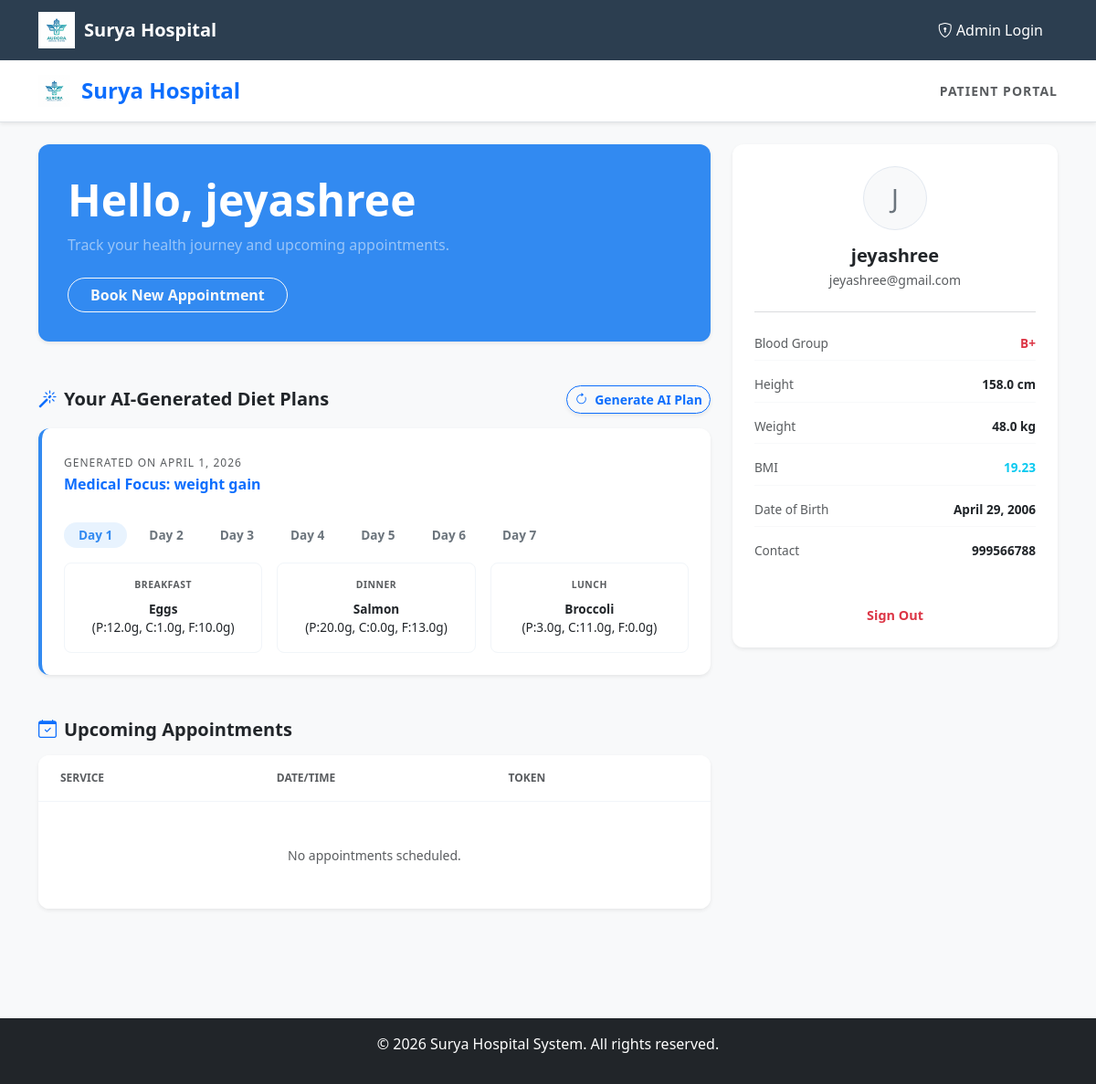
The app's page /patient-dashboard/ (signed in) with its own data.
### home/models.py (models this page shows, shortened)
class Patient(models.Model):
    GENDER_CHOICES = [
        ('M', 'Male'),
        ('F', 'Female'),
        ('O', 'Other'),
    ]
    username = models.CharField(max_length=100, unique=True)
    full_name = models.CharField(max_length=200, null=True, blank=True)
    email = models.EmailField(unique=True)
    password = models.CharField(max_length=100)
    blood_group = models.CharField(max_length=10, null=True, blank=True)
    date_of_birth = models.DateField(null=True, blank=True)
    gender = models.CharField(max_length=1, choices=GENDER_CHOICES, null=True, blank=True)
    contact = models.CharField(max_length=20, null=True, blank=True)
    height = models.FloatField(null=True, blank=True, help_text="Height in cm")
    weight = models.FloatField(null=True, blank=True, help_text="Weight in kg")
    bmi = models.FloatField(null=True, blank=True, help_text="Body Mass Index")
    address = models.TextField(null=True, blank=True)
    emergency_contact = models.CharField(max_length=20, null=True, blank=True)
    created_at = models.DateTimeField(auto_now_add=True)

### diet/models.py (models this page shows, shortened)
class DietPlan(models.Model):
    STATUS_CHOICES = [
        ('draft', 'AI Generated'),
        ('reviewed', 'Reviewed by Admin'),
        ('approved', 'Approved'),
    ]
    patient = models.OneToOneField('home.Patient', on_delete=models.CASCADE, related_name='diet_plan')
    health_profile = models.ForeignKey(PatientHealthProfile, on_delete=models.SET_NULL, null=True)
    status = models.CharField(max_length=10, choices=STATUS_CHOICES, default='draft')
    daily_calories = models.IntegerField(null=True, blank=True)
    doctor_notes = models.TextField(blank=True, null=True)
    created_at = models.DateTimeField(auto_now_add=True)
    updated_at = models.DateTimeField(auto_now=True)

class DailyMealPlan(models.Model):
    diet_plan = models.ForeignKey(DietPlan, on_delete=models.CASCADE, related_name='meals')
    day_number = models.IntegerField() # 1-7
    meal_type = models.CharField(max_length=20) # Breakfast, Lunch, Dinner
    food_name = models.CharField(max_length=200)
    calories = models.FloatField()
    protein = models.FloatField()
    carbs = models.FloatField()
    fat = models.FloatField()

### home/views.py (the view)
# urls.py: path('patient-dashboard/', views.patient_dashboard, name='patient_dashboard'),
def patient_dashboard(request):
    patient_id = request.session.get('patient_id')
    if not patient_id:
        return redirect('patient_login')
    try:
        patient = Patient.objects.get(id=patient_id)
        appointments = Appointment.objects.filter(patient_email=patient.email).order_by('-appointment_date')
        try:
            diet_plan = DietPlan.objects.get(patient=patient)
            diet_recommendations = DailyMealPlan.objects.filter(diet_plan=diet_plan).order_by('day_number', 'meal_type')
        except DietPlan.DoesNotExist:
            diet_plan = None
            diet_recommendations = None
        first_name = patient.full_name.split(' ')[0] if patient.full_name else patient.username
        has_profile = hasattr(patient, 'health_profile')
        context = {
            'patient': patient,
            'first_name': first_name,
            'appointments': appointments,
            'diet_plan': diet_plan,
            'diet_recommendations': diet_recommendations,
            'has_profile': has_profile
        }
        return render(request, 'home/patient_dashboard.html', context)
    except Patient.DoesNotExist:
        return redirect('patient_login')

### home/templates/home/patient_dashboard.html (shortened to what this page needs)
{% extends 'home/base.html' %}
{% load static %}
{% block content %}
<div class="dashboard-wrapper bg-light min-vh-100" style="margin-top: -1.5rem;">
    <div class="bg-white border-bottom py-3 mb-4 shadow-sm">
        <div class="container d-flex justify-content-between align-items-center">
            <h4 class="mb-0 fw-bold text-primary d-flex align-items-center">
                <img src="{% static 'home/images/logo.png' %}" alt="Logo" style="height: 35px; margin-right: 12px;">
                Surya Hospital
            </h4>
            <div class="text-muted small fw-bold text-uppercase letter-spacing-1">PATIENT PORTAL</div>
        </div>
    </div>
    <div class="container pb-5">
        <div class="row g-4">
            <div class="col-lg-8">
                <div class="card border-0 shadow-sm overflow-hidden mb-5 bg-gradient-blue text-white p-4" style="border-radius: 12px;">
                    <div class="card-body p-2 z-index-1">
                        <h1 class="display-5 fw-bold mb-2">Hello, {{ first_name }}</h1>
                        <p class="mb-4 text-white-50">Track your health journey and upcoming appointments.</p>
                        <a href="{% url 'appointments' %}"
                            class="btn btn-outline-light rounded-pill px-4 fw-bold">Book New Appointment</a>
                    </div>
                </div>
                <div class="mb-5">
                    <div class="d-flex justify-content-between align-items-center mb-3">
                        <h5 class="fw-bold mb-0 d-flex align-items-center">
                            <i class="bi bi-magic text-primary me-2"></i> Your AI-Generated Diet Plans
                        </h5>
                        <a href="{% url 'regenerate_diet_plan' %}" class="btn btn-sm btn-outline-primary fw-bold shadow-sm" style="border-radius: 20px;">
                            <i class="bi bi-arrow-clockwise me-1"></i> Generate AI Plan
                        </a>
                    </div>
                    {% if diet_plan %}
                    <div class="card border-0 shadow-sm p-4 bg-white border-left-blue" style="border-radius: 12px;">
                        <div class="mb-4">
                            <span class="text-muted text-uppercase" style="font-size: 0.75rem; letter-spacing: 1px;">Generated on {{ diet_plan.created_at|date:"F j, Y" }}</span>
                            <h6 class="text-primary fw-bold mt-1">
                                Medical Focus: {% if diet_plan.health_profile.goal == 'loss' %}weight loss{% elif diet_plan.health_profile.goal == 'gain' %}weight gain{% else %}balanced{% endif %}
                            </h6>
                        </div>
                        {% regroup diet_recommendations by day_number as days_list %}
                        {% if days_list|length > 1 %}
                        <ul class="nav nav-pills mb-3" id="dietTabs" role="tablist">
                            {% for day in days_list %}
                            <li class="nav-item" role="presentation">
                                <button class="nav-link {% if forloop.first %}active{% endif %} rounded-pill px-3 py-1 me-2" id="day{{ day.grouper }}-tab" data-bs-toggle="pill" data-bs-target="#day{{ day.grouper }}" type="button" role="tab" style="font-size: 0.85rem; font-weight: 600;">Day {{ day.grouper }}</button>
                            </li>
                            {% endfor %}
                        </ul>
                        {% endif %}
                        <div class="tab-content" id="dietTabsContent">
                            {% for day in days_list %}
                            <div class="tab-pane fade {% if forloop.first %}show active{% endif %}" id="day{{ day.grouper }}" role="tabpanel">
                                <div class="row g-3">
                                    {% for rec in day.list %}
                                    {% if rec.meal_type|lower in 'breakfast,lunch,dinner,snack' %}
                                    <div class="col-md-4">
                                        <div class="card border shadow-none h-100" style="border-radius: 8px; border-color: #f1f5f9 !important;">
                                            <div class="card-body text-center p-3 d-flex flex-column justify-content-center">
                                                <div class="text-muted text-uppercase mb-2" style="font-size: 0.65rem; font-weight: 700; letter-spacing: 0.5px;">{{ rec.meal_type }}</div>
                                                <div class="text-dark fw-bold" style="font-size: 0.85rem;">
                                                    {{ rec.food_name }} <br><span class="fw-normal">(P:{{ rec.protein|floatformat:1 }}g, C:{{ rec.carbs|floatformat:1 }}g, F:{{ rec.fat|floatformat:1 }}g)</span>
                                                </div>
                                            </div>
                                        </div>
                                    </div>
                                    {% endif %}
                                    {% endfor %}
                                </div>
                            </div>
                            {% empty %}
                            <div class="col-12 text-center py-4 bg-light rounded">
                                <p class="text-muted font-italic small mb-0">No meals generated yet.</p>
                            </div>
                            {% endfor %}
                        </div>
                    </div>
                    {% endif %}
                </div>
                <div>
                    <h5 class="fw-bold mb-3 d-flex align-items-center">
                        <i class="bi bi-calendar-check text-primary me-2"></i> Upcoming Appointments
                    </h5>
                    <div class="card border-0 shadow-sm overflow-hidden bg-white" style="border-radius: 12px;">
                        <table class="table table-borderless mb-0">
                            <thead>
                                <tr style="border-bottom: 1px solid #f1f5f9;">
                                    <th class="ps-4 py-3 text-muted text-uppercase" style="font-size: 0.75rem; font-weight: 700;">Service</th>
                                    <th class="py-3 text-muted text-uppercase" style="font-size: 0.75rem; font-weight: 700;">Date/Time</th>
                                    <th class="pe-4 py-3 text-muted text-uppercase" style="font-size: 0.75rem; font-weight: 700;">Token</th>
                                </tr>
                            </thead>
                            <tbody>
                                {% for appt in appointments %}
                                <tr>
                                    <td class="ps-4 py-3 fw-bold text-dark" style="font-size: 0.9rem;">Consultation</td>
                                    <td class="py-3" style="font-size: 0.9rem;">{{ appt.appointment_date|date:"F j" }} at {{ appt.appointment_time }}</td>
                                    <td class="pe-4 py-3 text-muted font-monospace" style="font-size: 0.9rem;">{{ appt.token_number }}</td>
                                </tr>
                                {% empty %}
                                <tr>
                                    <td colspan="3" class="text-center py-5 text-muted small">No appointments scheduled.</td>
                                </tr>
                                {% endfor %}
                            </tbody>
                        </table>
                    </div>
                </div>
            </div>
            <div class="col-lg-4">
                <div class="card border-0 shadow-sm p-4 bg-white sticky-top" style="border-radius: 12px; top: 20px; z-index: 10;">
                    <div class="text-center mb-4">
                        <div class="bg-light rounded-circle d-flex align-items-center justify-content-center mx-auto mb-3 text-secondary"
                            style="width: 70px; height: 70px; font-size: 1.8rem; border: 1px solid #e2e8f0;">
                            {{ patient.full_name|default:patient.username|slice:":1"|upper }}
                        </div>
                        <h5 class="fw-bold mb-1 text-dark">{{ patient.full_name|default:patient.username }}</h5>
                        <p class="text-muted small mb-0">{{ patient.email }}</p>
                    </div>
                    <hr class="mb-4 mt-0 border-secondary opacity-25">
                    <div class="profile-details">
                        <div class="d-flex justify-content-between mb-3 border-bottom pb-2" style="border-color: #f8f9fa !important;">
                            <span class="text-muted" style="font-size: 0.85rem;">Blood Group</span>
                            <span class="fw-bold text-danger" style="font-size: 0.85rem;">{{ patient.blood_group|default:"N/A" }}</span>
                        </div>
                        <div class="d-flex justify-content-between mb-3 border-bottom pb-2" style="border-color: #f8f9fa !important;">
                            <span class="text-muted" style="font-size: 0.85rem;">Height</span>
                            <span class="fw-bold text-dark" style="font-size: 0.85rem;">{% if patient.height %}{{ patient.height }} cm{% else %}Not Set{% endif %}</span>
                        </div>
                        <div class="d-flex justify-content-between mb-3 border-bottom pb-2" style="border-color: #f8f9fa !important;">
                            <span class="text-muted" style="font-size: 0.85rem;">Weight</span>
                            <span class="fw-bold text-dark" style="font-size: 0.85rem;">{% if patient.weight %}{{ patient.weight }} kg{% else %}Not Set{% endif %}</span>
                        </div>
                        <div class="d-flex justify-content-between mb-3 border-bottom pb-2" style="border-color: #f8f9fa !important;">
                            <span class="text-muted" style="font-size: 0.85rem;">BMI</span>
                            <span class="fw-bold text-info" style="font-size: 0.85rem;">{% if patient.bmi %}{{ patient.bmi }}{% else %}Not Set{% endif %}</span>
                        </div>
                        <div class="d-flex justify-content-between mb-3 border-bottom pb-2" style="border-color: #f8f9fa !important;">
                            <span class="text-muted" style="font-size: 0.85rem;">Date of Birth</span>
                            <span class="fw-bold text-dark" style="font-size: 0.85rem;">{% if patient.date_of_birth %}{{ patient.date_of_birth|date:"F d, Y" }}{% else %}Not Set{% endif %}</span>
                        </div>
                        <div class="d-flex justify-content-between mb-4 pb-2">
                            <span class="text-muted" style="font-size: 0.85rem;">Contact</span>
                            <span class="fw-bold text-dark" style="font-size: 0.85rem;">{{ patient.contact|default:"Not Set" }}</span>
                        </div>
                    </div>
                    <div class="text-center mt-3">
                        <a href="{% url 'patient_logout' %}"
                            class="text-danger fw-bold text-decoration-none" style="font-size: 0.9rem;">Sign Out</a>
                    </div>
                </div>
            </div>
        </div>
    </div>
</div>
{% endblock %}

### home/templates/home/base.html (style rules this page uses)
body { background-color: #f8f9fa; }

### home/templates/home/patient_dashboard.html (style rules this page uses)
body { background-color: #f8f9fa !important; }
.bg-gradient-blue { background: #328af1; }
.border-left-blue { border-left: 4px solid #328af1 !important; }
.letter-spacing-1 { letter-spacing: 1px; }
.nav-pills .nav-link.active, .nav-pills .show>.nav-link { background-color: #e8f3fe; color: #328af1; }
.nav-pills .nav-link { color: #6c757d; }

### records on screen
Patient: full_name "jeyashree", full_name "J", email "jeyashree@gmail.com", blood_group "B+", height "158.0", weight "48.0", bmi "19.23", date_of_birth "April 29, 2006", contact "999566788"
DietPlan: created_at "APRIL 1, 2026"
DailyMealPlan: meal_type "BREAKFAST", food_name "Eggs", protein "12.0", carbs "1.0", fat "10.0"
DailyMealPlan: meal_type "DINNER", food_name "Salmon", protein "20.0", carbs "0.0", fat "13.0"
DailyMealPlan: meal_type "LUNCH", food_name "Broccoli", protein "3.0", carbs "11.0", fat "0.0"

### other values on screen
{{ day.grouper }} "1" "2" "3" "4" "5" "6" "7"
